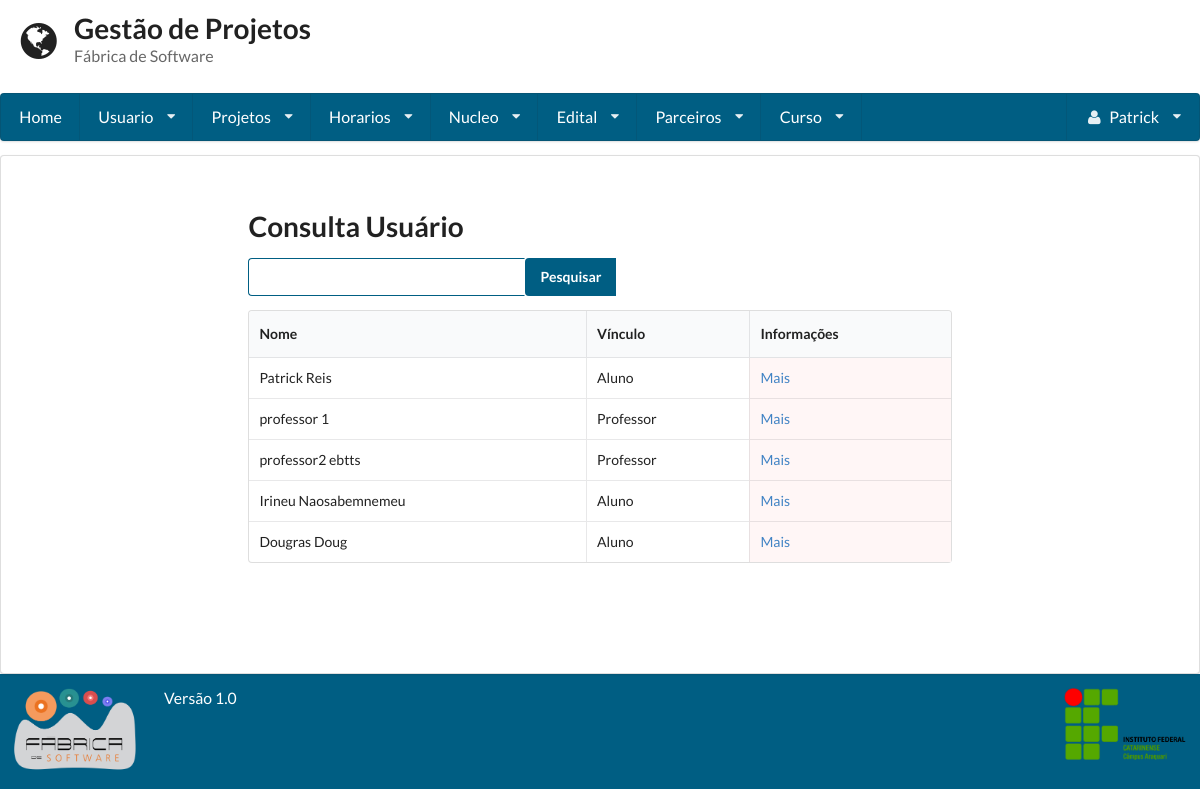
The app's page /consulta_usuario/ (signed in) with its own data.
### gestaoapp/models/usuario.py (models this page shows, shortened)
class Usuario(User):
    PERIODO_CHOICES = (
        ('primeiro', '1° Semestre'),
        ('segundo', '2° Semestre'),
        ('terceiro', '3° Semestre'),
        ('quarto', '4° Semestre'),
        ('quinto', '5° Semestre'),
        ('sexto', '6° Semestre'),
        ('setimo', '7° Semestre'),
        ('oitavo', '8° Semestre'),
        ('nono', '9° Semestre'),
        ('decimo', '10° Semestre'),
    )
    VINCULO_CHOICES = (
        ('Aluno', 'Aluno'),
        ('Professor', 'Professor'),
    )
    periodo = models.CharField(
        max_length=255, null=True, blank=True,
        choices=PERIODO_CHOICES
    )
    vinculo_institucional = models.CharField(
        max_length=255, null=True, blank=True,
        choices=VINCULO_CHOICES)
    email_opcional = models.EmailField(max_length=254, null=True, blank=True)
    matricula = models.CharField(max_length=255, unique=True)
    foto = models.ImageField(upload_to='profile_images')
    carga_horaria = models.IntegerField(validators=[MaxValueValidator(100), MinValueValidator(1)])
    telefone1 = models.CharField(max_length=11)
    telefone2 = models.CharField(max_length=11, blank=True, null=True)
    curso = models.ForeignKey(Curso, null=True, blank=True)
    dia = models.ManyToManyField(Horario, blank=True)
    verificacao = models.CharField(max_length=255, null=True, blank=True, unique=True)
    lattes = models.URLField(null=True, blank=True)
    desc = models.TextField()
    super_adm = models.BooleanField(default=False)

### gestaoapp/views/usuario.py (the view, shortened to what this page needs)
# urls.py: url(r'^consulta_usuario/', ConsultaUsuario.as_view()),
class ConsultaUsuario(LoginRequiredMixin, View):
    template = 'usuario/consulta.html'
    def get(self, request):
        form = Busca()
        usuario = Usuario.objects.all()
        return render(request, self.template, {'usuarios': usuario, "form": form})

### gestaoapp/forms/busca.py
class Busca(forms.Form):
	nome = forms.CharField(label='Buscar', widget=forms.TextInput)

### gestaoapp/templates/usuario/consulta.html (shortened to what this page needs)
{% extends 'base.html'%}
{% block conteudo%}
<form method='POST' action='/consulta_usuario/' class="ui form">
 	<h1 class=" ui header">Consulta Usuário</h1>
 	<div class="ui action input">
  		{{form.nome}}
	    	<input type="submit" value="Pesquisar" class='icon search'>
	</div>
</form>
<table class="ui celled table">
	<thead>
		<tr>
			<th>Nome</th>
			<th>Vínculo</th>
			<th>Informações</th>
		</tr>
	</thead>
	<tbody>
	{% for usuario in usuarios %}
		<tr>
			<td>{{ usuario.first_name }} {{ usuario.last_name }}</td>
			<td>{{ usuario.vinculo_institucional }}</td>
			<td class="negative"><a href="../visualizar_usuario/{{usuario.id}}">Mais</a></td>
		</tr>
	{% endfor %}
	</tbody>
</table>
{%endblock%}

### gestaoapp/templates/base.html (shortened to what this page needs)
<!doctype html>
<head>
    {% load staticfiles %}
    <link rel="stylesheet" href="{% static 'semantic-2.1/dist/semantic.css' %}"/>
    <link rel="stylesheet" href="{% static 'base.css' %}"/>
</head>
<body class="cor-fundo">
<header class="cabecalho">
    <div class="ui grid">
        <div class="row">
            <div class='twelve wide column'>
                <h1 class="ui header">
                    <i class='ui icon world'></i>
                    <div class="ui content">
                        Gestão de Projetos
                        <p class="sub header">
                            Fábrica de Software
                        </p>
                    </div>
                </h1>
            </div>
        </div>
        {% if user.is_authenticated %}
            <div class="computer only row">
                <nav class="ui large menu stackable"><a class="item" href="/home">Home</a>
                    <div class="ui dropdown item">Usuario<i class="dropdown icon"></i>
                    </div>
                    <div class="ui dropdown item">Projetos<i class="dropdown icon"></i>
                    </div>
                    <div class="ui dropdown item">Horarios<i class="dropdown icon"></i>
                    </div>
                    <div class="ui dropdown item">Nucleo<i class="dropdown icon"></i>
                    </div>
                    <div class="ui dropdown item">Edital<i class="dropdown icon"></i>
                    </div>
                    <div class="ui dropdown item">Parceiros<i class="dropdown icon"></i>
                    </div>
                    {% if user.is_superuser %}
                        <div class="ui dropdown item">Curso<i class="dropdown icon"></i>
                        </div>
                    {% endif %}
                    <div class="ui dropdown item right floated"><i class="user icon"></i>
                        {{ request.user.first_name }} <i class="dropdown icon"></i>
                    </div>
                </nav>
            </div>
        {% endif %}
    </div>
</header>
<article class="corpo ui segment cor-conteudo">
    <div class="ui grid">
        <div class="row">
            <div class="three wide column"></div>
            <div class="ten wide column">
                {% block conteudo %}
                {% endblock %}
            </div>
        </div>
    </div>
</article>
<footer class="ui grid rodape verde_escuro">
    <div class="two wide column">
        <img class="ui small image" src="{% static 'fabrica.png' %}">
    </div>
    <div class=" twelve wide column">
        <label class="centered"> Versão 1.0 </label>
    </div>
    <div class="two wide column">
        <img class="ui small image" src="{% static 'ifc2.png' %}">
    </div>
</footer>
</body>
</html>

### static/base.css (style rules this page uses)
.ui.grid { margin:0 !important; padding:0 !important; }
.cabecalho { min-height: 16% !important; color: #005e83 !important; }
.cabecalho .grid { margin:0 !important; padding:0 !important; }
.corpo { min-height: 64.9% !important; }
.rodape { min-height: 11% !important; }
article { margin: 0 !important; }
input.icon.search { background-color: #005e83 !important; color: #fff !important; font-weight: bold !important; }
.verde_escuro { background:#005e83 !important; color:#FFFFFF !important; }
.ui.menu { width: 100% !important; background-color: #005e83 !important; }
.ui.menu > .item { color: #FFF !important; }
label { font-size: 1.125em !important; }
input { border-color: #005E83 !important; }

### records on screen
Usuario: first_name "Patrick", last_name "Reis", vinculo_institucional "Aluno"
Usuario: first_name "professor", last_name "1", vinculo_institucional "Professor"
Usuario: first_name "professor2", last_name "ebtts", vinculo_institucional "Professor"
Usuario: first_name "Irineu", last_name "Naosabemnemeu", vinculo_institucional "Aluno"
Usuario: first_name "Dougras", last_name "Doug", vinculo_institucional "Aluno"

### other values on screen
{{ request.user.first_name }} "Patrick"
